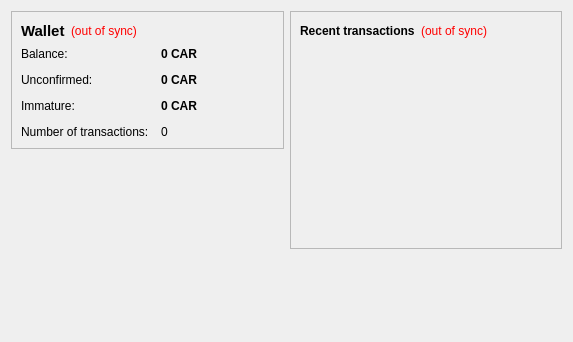
<?xml version="1.0" encoding="UTF-8"?>
<ui version="4.0">
 <class>OverviewPage</class>
 <widget class="QWidget" name="OverviewPage">
  <property name="geometry">
   <rect>
    <x>0</x>
    <y>0</y>
    <width>573</width>
    <height>342</height>
   </rect>
  </property>
  <property name="windowTitle">
   <string>Form</string>
  </property>
  <layout class="QHBoxLayout" name="horizontalLayout" stretch="1,1">
   <item>
    <layout class="QVBoxLayout" name="verticalLayout_2">
     <item>
      <widget class="QFrame" name="frame">
       <property name="frameShape">
        <enum>QFrame::StyledPanel</enum>
       </property>
       <property name="frameShadow">
        <enum>QFrame::Raised</enum>
       </property>
       <layout class="QVBoxLayout" name="verticalLayout_4">
        <item>
         <layout class="QHBoxLayout" name="horizontalLayout_4">
          <item>
           <widget class="QLabel" name="label_5">
            <property name="font">
             <font>
              <pointsize>11</pointsize>
              <weight>75</weight>
              <bold>true</bold>
             </font>
            </property>
            <property name="text">
             <string>Wallet</string>
            </property>
           </widget>
          </item>
          <item>
           <widget class="QLabel" name="labelWalletStatus">
            <property name="toolTip">
             <string>The displayed information may be out of date. Your wallet automatically synchronizes with the garcoin network after a connection is established, but this process has not completed yet.</string>
            </property>
            <property name="styleSheet">
             <string notr="true">QLabel { color: red; }</string>
            </property>
            <property name="text">
             <string notr="true">(out of sync)</string>
            </property>
            <property name="alignment">
             <set>Qt::AlignLeading|Qt::AlignLeft|Qt::AlignVCenter</set>
            </property>
           </widget>
          </item>
          <item>
           <spacer name="horizontalSpacer_2">
            <property name="orientation">
             <enum>Qt::Horizontal</enum>
            </property>
            <property name="sizeHint" stdset="0">
             <size>
              <width>40</width>
              <height>20</height>
             </size>
            </property>
           </spacer>
          </item>
         </layout>
        </item>
        <item>
         <layout class="QFormLayout" name="formLayout_2">
          <property name="fieldGrowthPolicy">
           <enum>QFormLayout::AllNonFixedFieldsGrow</enum>
          </property>
          <property name="horizontalSpacing">
           <number>12</number>
          </property>
          <property name="verticalSpacing">
           <number>12</number>
          </property>
          <item row="0" column="0">
           <widget class="QLabel" name="label">
            <property name="text">
             <string>Balance:</string>
            </property>
           </widget>
          </item>
          <item row="0" column="1">
           <widget class="QLabel" name="labelBalance">
            <property name="font">
             <font>
              <weight>75</weight>
              <bold>true</bold>
             </font>
            </property>
            <property name="cursor">
             <cursorShape>IBeamCursor</cursorShape>
            </property>
            <property name="toolTip">
             <string>Your current balance</string>
            </property>
            <property name="text">
             <string notr="true">0 CAR</string>
            </property>
            <property name="textInteractionFlags">
             <set>Qt::LinksAccessibleByMouse|Qt::TextSelectableByKeyboard|Qt::TextSelectableByMouse</set>
            </property>
           </widget>
          </item>
          <item row="1" column="0">
           <widget class="QLabel" name="label_3">
            <property name="text">
             <string>Unconfirmed:</string>
            </property>
           </widget>
          </item>
          <item row="1" column="1">
           <widget class="QLabel" name="labelUnconfirmed">
            <property name="font">
             <font>
              <weight>75</weight>
              <bold>true</bold>
             </font>
            </property>
            <property name="cursor">
             <cursorShape>IBeamCursor</cursorShape>
            </property>
            <property name="toolTip">
             <string>Total of transactions that have yet to be confirmed, and do not yet count toward the current balance</string>
            </property>
            <property name="text">
             <string notr="true">0 CAR</string>
            </property>
            <property name="textInteractionFlags">
             <set>Qt::LinksAccessibleByMouse|Qt::TextSelectableByKeyboard|Qt::TextSelectableByMouse</set>
            </property>
           </widget>
          </item>
          <item row="3" column="0">
           <widget class="QLabel" name="label_2">
            <property name="text">
             <string>Number of transactions:</string>
            </property>
           </widget>
          </item>
          <item row="3" column="1">
           <widget class="QLabel" name="labelNumTransactions">
            <property name="toolTip">
             <string>Total number of transactions in wallet</string>
            </property>
            <property name="text">
             <string notr="true">0</string>
            </property>
           </widget>
          </item>
          <item row="2" column="0">
           <widget class="QLabel" name="labelImmatureText">
            <property name="text">
             <string>Immature:</string>
            </property>
           </widget>
          </item>
          <item row="2" column="1">
           <widget class="QLabel" name="labelImmature">
            <property name="font">
             <font>
              <weight>75</weight>
              <bold>true</bold>
             </font>
            </property>
            <property name="toolTip">
             <string>Mined balance that has not yet matured</string>
            </property>
            <property name="text">
             <string notr="true">0 CAR</string>
            </property>
            <property name="textInteractionFlags">
             <set>Qt::LinksAccessibleByMouse|Qt::TextSelectableByKeyboard|Qt::TextSelectableByMouse</set>
            </property>
           </widget>
          </item>
         </layout>
        </item>
       </layout>
      </widget>
     </item>
     <item>
      <spacer name="verticalSpacer">
       <property name="orientation">
        <enum>Qt::Vertical</enum>
       </property>
       <property name="sizeHint" stdset="0">
        <size>
         <width>20</width>
         <height>40</height>
        </size>
       </property>
      </spacer>
     </item>
    </layout>
   </item>
   <item>
    <layout class="QVBoxLayout" name="verticalLayout_3">
     <item>
      <widget class="QFrame" name="frame_2">
       <property name="frameShape">
        <enum>QFrame::StyledPanel</enum>
       </property>
       <property name="frameShadow">
        <enum>QFrame::Raised</enum>
       </property>
       <layout class="QVBoxLayout" name="verticalLayout">
        <item>
         <layout class="QHBoxLayout" name="horizontalLayout_2">
          <item>
           <widget class="QLabel" name="label_4">
            <property name="text">
             <string>&lt;b&gt;Recent transactions&lt;/b&gt;</string>
            </property>
           </widget>
          </item>
          <item>
           <widget class="QLabel" name="labelTransactionsStatus">
            <property name="toolTip">
             <string>The displayed information may be out of date. Your wallet automatically synchronizes with the garcoin network after a connection is established, but this process has not completed yet.</string>
            </property>
            <property name="styleSheet">
             <string notr="true">QLabel { color: red; }</string>
            </property>
            <property name="text">
             <string notr="true">(out of sync)</string>
            </property>
            <property name="alignment">
             <set>Qt::AlignRight|Qt::AlignTrailing|Qt::AlignVCenter</set>
            </property>
           </widget>
          </item>
          <item>
           <spacer name="horizontalSpacer">
            <property name="orientation">
             <enum>Qt::Horizontal</enum>
            </property>
            <property name="sizeHint" stdset="0">
             <size>
              <width>40</width>
              <height>20</height>
             </size>
            </property>
           </spacer>
          </item>
         </layout>
        </item>
        <item>
         <widget class="QListView" name="listTransactions">
          <property name="styleSheet">
           <string notr="true">QListView { background: transparent; }</string>
          </property>
          <property name="frameShape">
           <enum>QFrame::NoFrame</enum>
          </property>
          <property name="verticalScrollBarPolicy">
           <enum>Qt::ScrollBarAlwaysOff</enum>
          </property>
          <property name="horizontalScrollBarPolicy">
           <enum>Qt::ScrollBarAlwaysOff</enum>
          </property>
          <property name="selectionMode">
           <enum>QAbstractItemView::NoSelection</enum>
          </property>
         </widget>
        </item>
       </layout>
      </widget>
     </item>
     <item>
      <spacer name="verticalSpacer_2">
       <property name="orientation">
        <enum>Qt::Vertical</enum>
       </property>
       <property name="sizeHint" stdset="0">
        <size>
         <width>20</width>
         <height>40</height>
        </size>
       </property>
      </spacer>
     </item>
    </layout>
   </item>
  </layout>
 </widget>
 <resources/>
 <connections/>
</ui>
